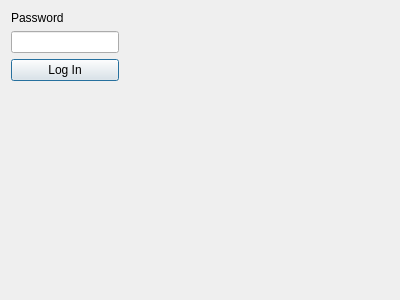
<?xml version="1.0" encoding="UTF-8"?>
<ui version="4.0">
 <class>logIn</class>
 <widget class="QDialog" name="logIn">
  <property name="geometry">
   <rect>
    <x>0</x>
    <y>0</y>
    <width>400</width>
    <height>300</height>
   </rect>
  </property>
  <property name="windowTitle">
   <string>Authentication </string>
  </property>
  <property name="inputMethodHints">
   <set>Qt::ImhHiddenText</set>
  </property>
  <layout class="QFormLayout" name="formLayout">
   <item row="0" column="0">
    <layout class="QVBoxLayout" name="verticalLayout">
     <item>
      <widget class="QLabel" name="label">
       <property name="text">
        <string>Password</string>
       </property>
      </widget>
     </item>
     <item>
      <widget class="QLineEdit" name="lineEdit_password">
       <property name="inputMethodHints">
        <set>Qt::ImhHiddenText|Qt::ImhNoAutoUppercase|Qt::ImhNoPredictiveText|Qt::ImhSensitiveData</set>
       </property>
       <property name="echoMode">
        <enum>QLineEdit::Password</enum>
       </property>
      </widget>
     </item>
     <item>
      <widget class="QPushButton" name="pushButton">
       <property name="text">
        <string>Log In</string>
       </property>
      </widget>
     </item>
    </layout>
   </item>
  </layout>
 </widget>
 <resources/>
 <connections/>
</ui>
